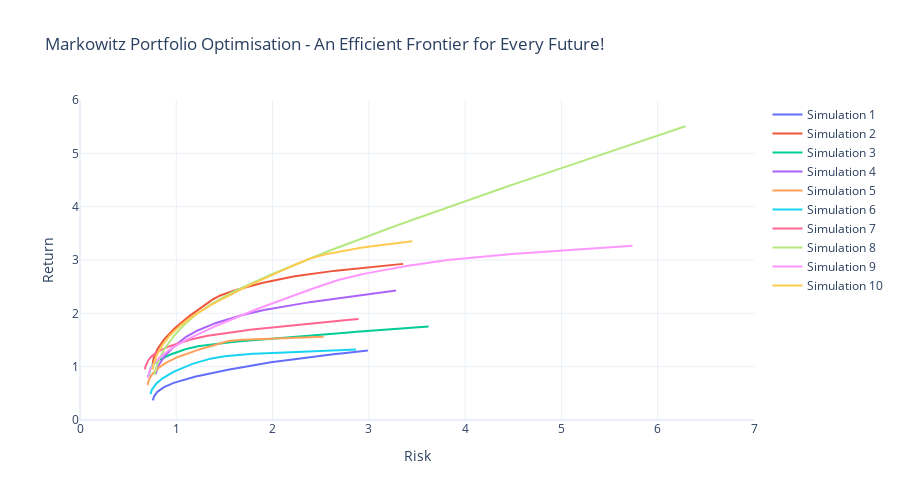

This figure's notebook cell:
### Markdown cell above
### Visualise / Plot Efficient Frontiers

### Code cell
fig = go.Figure()
for i, result in enumerate(zip(stdev_col, exp_ret_col)):
    risk = result[0]
    rtn = result[1]
    fig.add_trace(go.Scatter(x=risk, 
                             y=rtn, 
                             name=f'Simulation {i+1}'), 
                 )
    
xmin, xmax = (np.floor(min([min(sub.x) for sub in fig.data])), 
              np.ceil(max([max(sub.x) for sub in fig.data])) )
ymin, ymax = (np.floor(min([min(sub.y) for sub in fig.data])), 
              np.ceil(max([max(sub.y) for sub in fig.data])) )

fig.update_layout(
    xaxis = {
        "range": [xmin, xmax],
        "title": 'Risk'
    },
    yaxis = {
        "range": [ymin, ymax],
        "title":'Return',
    },
    title = "Markowitz Portfolio Optimisation - An Efficient Frontier for Every Future!",
    height=500,
    template="plotly_white"
)

fig.show()

### Figure 1 — Plotly figure (JSON) as saved in the notebook; plotly's stock layout.template omitted (floating-point values rounded to 4 significant figures; data arrays with more than 128 entries replaced by an {"elided": "..."} marker saying what was removed)
{"data": [{"name": "Simulation 1", "type": "scatter", "x": {"elided": "200 float values"}, "y": {"elided": "200 float values"}}, {"name": "Simulation 2", "type": "scatter", "x": {"elided": "200 float values"}, "y": {"elided": "200 float values"}}, {"name": "Simulation 3", "type": "scatter", "x": {"elided": "200 float values"}, "y": {"elided": "200 float values"}}, {"name": "Simulation 4", "type": "scatter", "x": {"elided": "200 float values"}, "y": {"elided": "200 float values"}}, {"name": "Simulation 5", "type": "scatter", "x": {"elided": "200 float values"}, "y": {"elided": "200 float values"}}, {"name": "Simulation 6", "type": "scatter", "x": {"elided": "200 float values"}, "y": {"elided": "200 float values"}}, {"name": "Simulation 7", "type": "scatter", "x": {"elided": "200 float values"}, "y": {"elided": "200 float values"}}, {"name": "Simulation 8", "type": "scatter", "x": {"elided": "200 float values"}, "y": {"elided": "200 float values"}}, {"name": "Simulation 9", "type": "scatter", "x": {"elided": "200 float values"}, "y": {"elided": "200 float values"}}, {"name": "Simulation 10", "type": "scatter", "x": {"elided": "200 float values"}, "y": {"elided": "200 float values"}}], "layout": {"height": 500, "title": {"text": "Markowitz Portfolio Optimisation - An Efficient Frontier for Every Future!"}, "xaxis": {"range": [0, 7], "title": {"text": "Risk"}}, "yaxis": {"range": [0, 6], "title": {"text": "Return"}}}}
